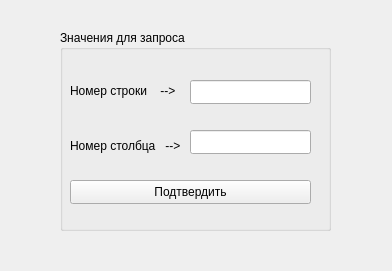
<?xml version="1.0" encoding="UTF-8"?>
<ui version="4.0">
 <class>inputQueryForm</class>
 <widget class="QWidget" name="inputQueryForm">
  <property name="geometry">
   <rect>
    <x>0</x>
    <y>0</y>
    <width>392</width>
    <height>271</height>
   </rect>
  </property>
  <property name="windowTitle">
   <string>Form</string>
  </property>
  <widget class="QGroupBox" name="groupBox">
   <property name="geometry">
    <rect>
     <x>60</x>
     <y>30</y>
     <width>271</width>
     <height>201</height>
    </rect>
   </property>
   <property name="title">
    <string>Значения для запроса</string>
   </property>
   <widget class="QLabel" name="label_2">
    <property name="geometry">
     <rect>
      <x>10</x>
      <y>100</y>
      <width>121</width>
      <height>31</height>
     </rect>
    </property>
    <property name="text">
     <string>Номер столбца   --&gt;</string>
    </property>
   </widget>
   <widget class="QLineEdit" name="colLineEdit">
    <property name="geometry">
     <rect>
      <x>130</x>
      <y>100</y>
      <width>121</width>
      <height>24</height>
     </rect>
    </property>
   </widget>
   <widget class="QPushButton" name="setValuesForQueryPushButton">
    <property name="geometry">
     <rect>
      <x>10</x>
      <y>150</y>
      <width>241</width>
      <height>24</height>
     </rect>
    </property>
    <property name="text">
     <string>Подтвердить</string>
    </property>
   </widget>
   <widget class="QLabel" name="label">
    <property name="geometry">
     <rect>
      <x>10</x>
      <y>50</y>
      <width>111</width>
      <height>21</height>
     </rect>
    </property>
    <property name="text">
     <string>Номер строки    --&gt;</string>
    </property>
   </widget>
   <widget class="QLineEdit" name="rowLineEdit">
    <property name="geometry">
     <rect>
      <x>130</x>
      <y>50</y>
      <width>121</width>
      <height>24</height>
     </rect>
    </property>
   </widget>
  </widget>
 </widget>
 <resources/>
 <connections/>
</ui>
